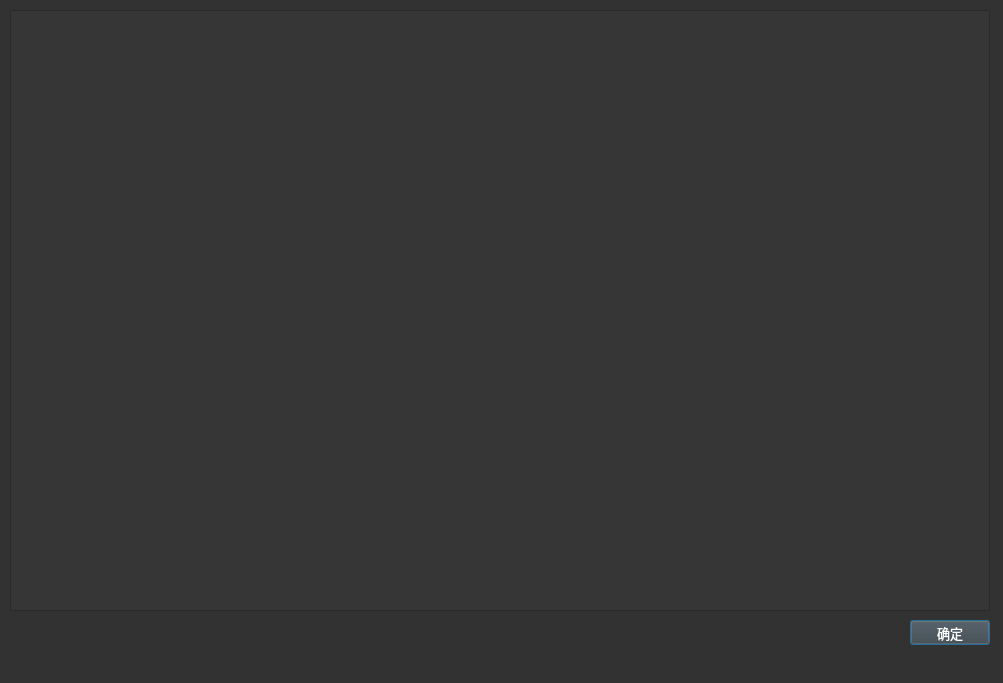
<?xml version="1.0" encoding="UTF-8"?>
<ui version="4.0">
 <class>Dialog</class>
 <widget class="QDialog" name="Dialog">
  <property name="geometry">
   <rect>
    <x>0</x>
    <y>0</y>
    <width>1003</width>
    <height>683</height>
   </rect>
  </property>
  <property name="windowTitle">
   <string>Dialog</string>
  </property>
  <property name="styleSheet">
   <string notr="true">background-color: rgb(50, 50, 50);
color: rgb(255, 255, 255);</string>
  </property>
  <widget class="QTableWidget" name="tbw_draw">
   <property name="geometry">
    <rect>
     <x>10</x>
     <y>10</y>
     <width>980</width>
     <height>601</height>
    </rect>
   </property>
   <property name="font">
    <font>
     <family>微软雅黑</family>
     <pointsize>10</pointsize>
    </font>
   </property>
   <property name="styleSheet">
    <string notr="true">background-color: rgb(54, 54, 54);
color: rgb(255, 255, 255);</string>
   </property>
   <property name="horizontalScrollBarPolicy">
    <enum>Qt::ScrollBarAsNeeded</enum>
   </property>
  </widget>
  <widget class="QPushButton" name="btn_ok">
   <property name="geometry">
    <rect>
     <x>910</x>
     <y>620</y>
     <width>80</width>
     <height>25</height>
    </rect>
   </property>
   <property name="font">
    <font>
     <family>微软雅黑</family>
     <pointsize>10</pointsize>
    </font>
   </property>
   <property name="cursor">
    <cursorShape>PointingHandCursor</cursorShape>
   </property>
   <property name="styleSheet">
    <string notr="true">color: rgb(255, 255, 255);
background-color: rgb(64, 65, 66);</string>
   </property>
   <property name="text">
    <string>确定</string>
   </property>
  </widget>
  <widget class="QLabel" name="lab_description">
   <property name="geometry">
    <rect>
     <x>10</x>
     <y>650</y>
     <width>991</width>
     <height>25</height>
    </rect>
   </property>
   <property name="minimumSize">
    <size>
     <width>0</width>
     <height>25</height>
    </size>
   </property>
   <property name="maximumSize">
    <size>
     <width>16777215</width>
     <height>25</height>
    </size>
   </property>
   <property name="font">
    <font>
     <family>微软雅黑</family>
     <pointsize>10</pointsize>
     <weight>75</weight>
     <bold>true</bold>
    </font>
   </property>
   <property name="text">
    <string/>
   </property>
  </widget>
 </widget>
 <resources/>
 <connections/>
</ui>
